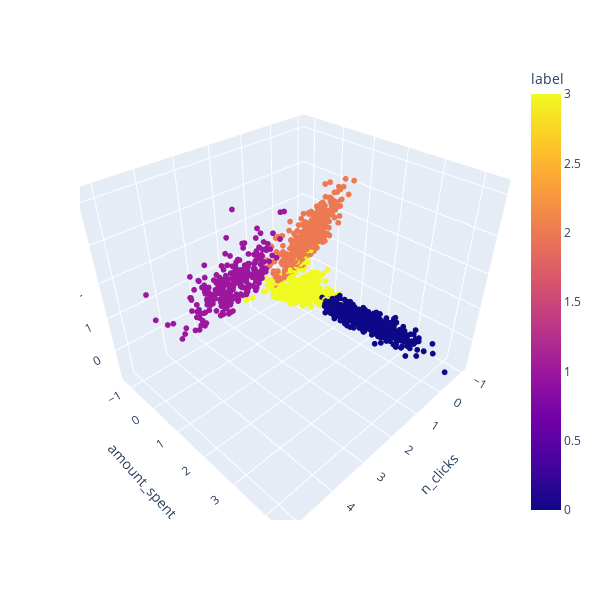

The notebook cell this image was saved under:
### Code cell
import plotly.express as px

fig = px.scatter_3d(clusters, x='n_clicks', y='amount_spent', z='amount_discount', color='label', width=600, height=600)
fig.update_traces(marker=dict(size=2), selector=dict(mode='markers'))
fig.show()

### Figure 1 — Plotly figure (JSON) as saved in the notebook; plotly's stock layout.template omitted (floating-point values rounded to 4 significant figures; data arrays with more than 128 entries replaced by an {"elided": "..."} marker saying what was removed)
{"data": [{"hovertemplate": "n_clicks=%{x}<br>amount_spent=%{y}<br>amount_discount=%{z}<br>label=%{marker.color}<extra></extra>", "legendgroup": "", "marker": {"color": {"elided": "2479 int values"}, "coloraxis": "coloraxis", "size": 2, "symbol": "circle"}, "mode": "markers", "name": "", "scene": "scene", "showlegend": false, "type": "scatter3d", "x": {"elided": "2479 float values"}, "y": {"elided": "2479 float values"}, "z": {"elided": "2479 float values"}}], "layout": {"coloraxis": {"colorbar": {"title": {"text": "label"}}, "colorscale": [[0, "#0d0887"], [0.1111, "#46039f"], [0.2222, "#7201a8"], [0.3333, "#9c179e"], [0.4444, "#bd3786"], [0.5556, "#d8576b"], [0.6667, "#ed7953"], [0.7778, "#fb9f3a"], [0.8889, "#fdca26"], [1, "#f0f921"]]}, "height": 600, "legend": {"tracegroupgap": 0}, "margin": {"t": 60}, "scene": {"domain": {"x": [0, 1], "y": [0, 1]}, "xaxis": {"title": {"text": "n_clicks"}}, "yaxis": {"title": {"text": "amount_spent"}}, "zaxis": {"title": {"text": "amount_discount"}}}, "width": 600}}
